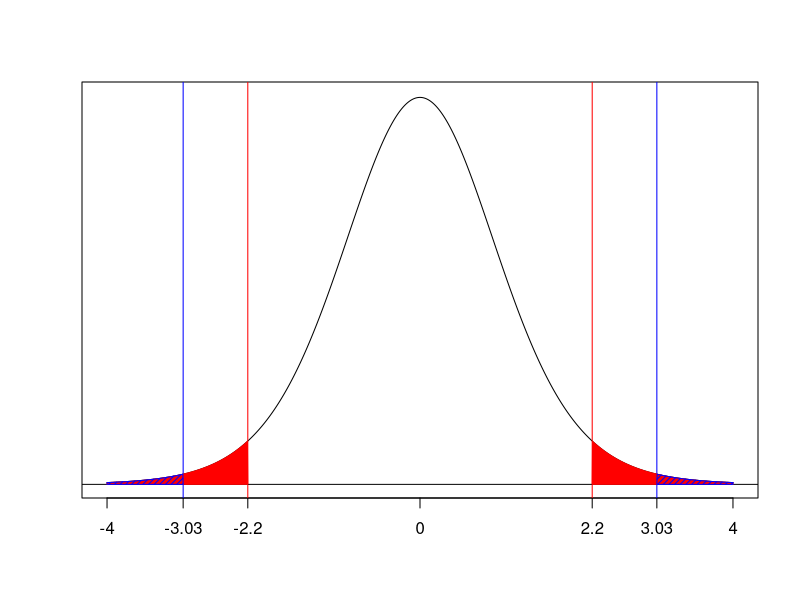
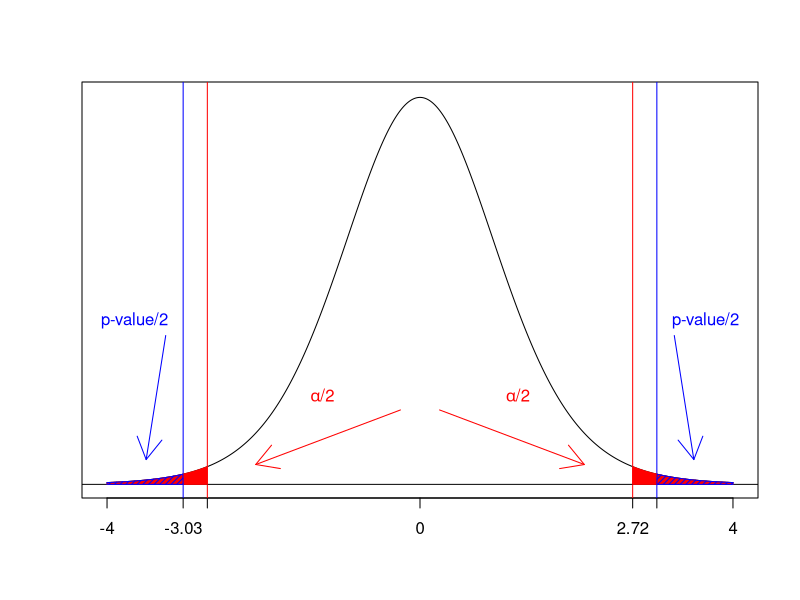
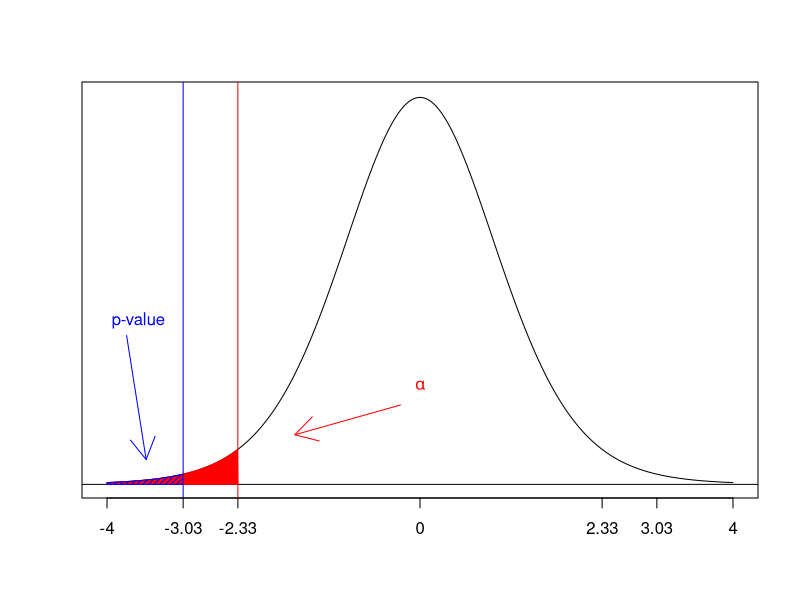
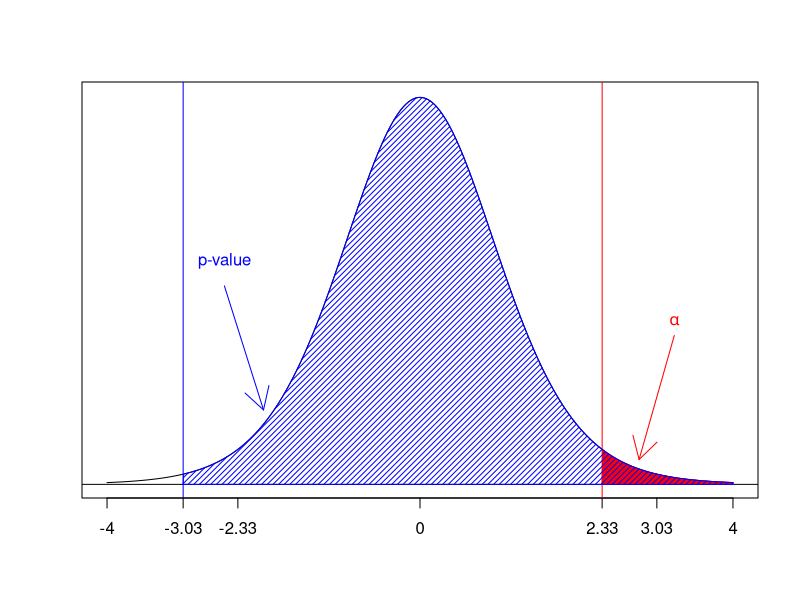
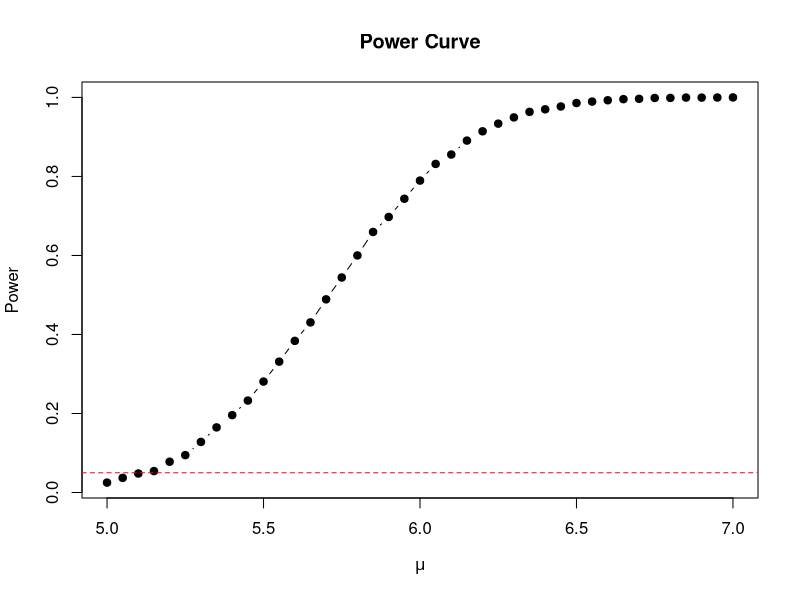
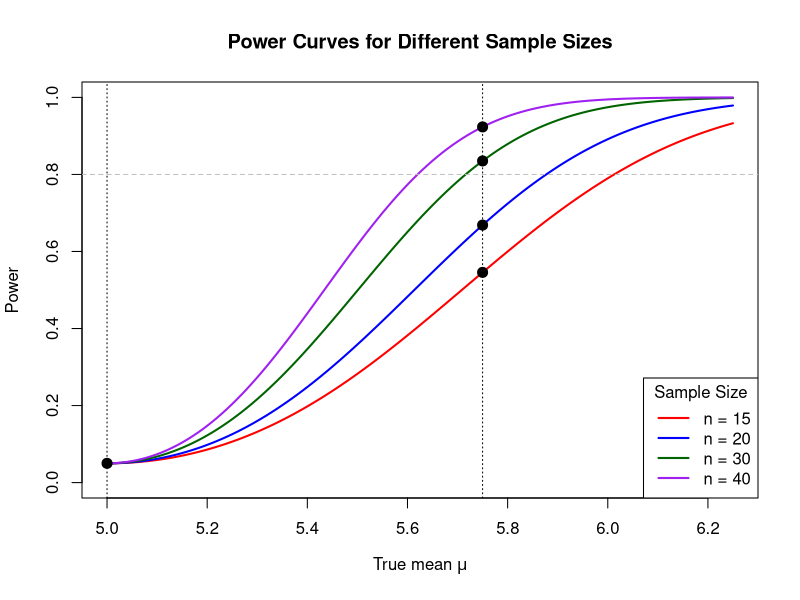
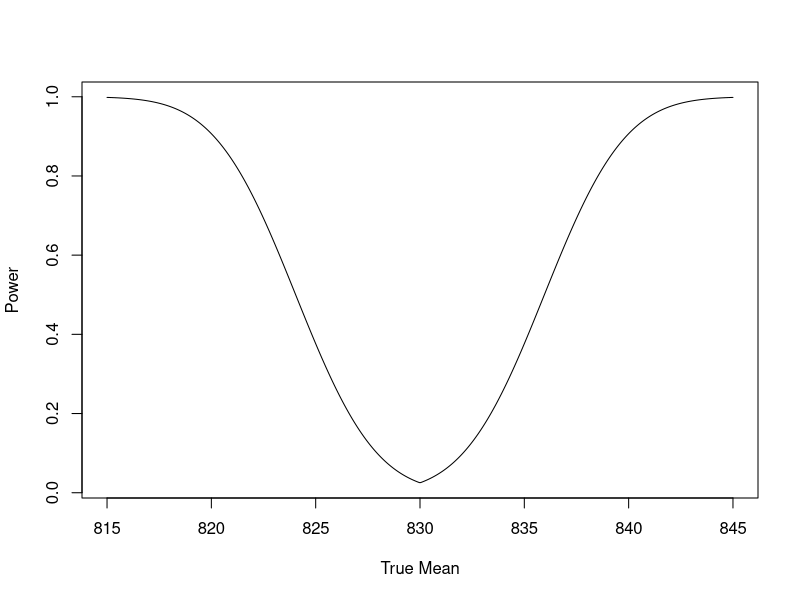
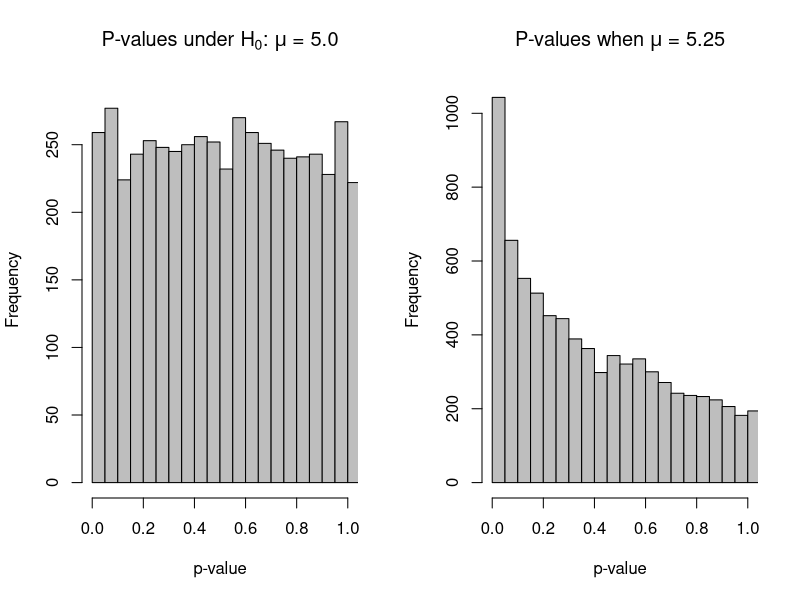

Write R code to recreate these figures, in order.
## ---- chunk 1
x = c(810, 805, 820, 830, 840, 815, 825, 835, 810, 820, 810, 825)
## ---- chunk 2
alpha  = 0.05
n      = length(x)
xbar   = mean(x)
s      = sd(x)
mu0    = 830
Tobs = (xbar - mu0) / (s / sqrt(n))
Tobs
## ---- chunk 3
tGrid  = seq(-4,4,length=1000)
tQuant = round(qt(1-alpha/2,n-1),3)
plot(tGrid,dt(tGrid, n-1),type='l',xlab='',ylab='',yaxt='n',xaxt = 'n')
axis(1, at = c(-4,-abs(Tobs),-tQuant,0,tQuant,abs(Tobs), 4),
      labels = round(c(-4,-abs(Tobs),-tQuant,0,tQuant,abs(Tobs), 4),2))
abline(v=Tobs,col='blue')
abline(v=-Tobs,col='blue')
abline(v=-tQuant,col='red')
abline(v=tQuant,col='red')
abline(h=0)
polygon(x = c(tGrid[tGrid>tQuant], max(tGrid), tQuant), 
        y = c(dt(tGrid[tGrid>tQuant], n-1),0,0),
        col="red",border='red')

polygon(x = c(min(tGrid),tGrid[tGrid< -tQuant],  -tQuant), 
        y = c(0, dt(tGrid[tGrid< -tQuant], n-1),0),
        col="red",border='red')
polygon(x = c(tGrid[tGrid>abs(Tobs)], max(tGrid), abs(Tobs)), 
        y = c(dt(tGrid[tGrid>abs(Tobs)], n-1),0,0),
        col="blue",border='blue',density=25)

polygon(x = c(min(tGrid),tGrid[tGrid< -abs(Tobs)],  -abs(Tobs)), 
        y = c(0, dt(tGrid[tGrid< -abs(Tobs)], n-1),0),
        col="blue",border='blue',density=25)

## ---- chunk 4
2 * (1 - pt(abs(Tobs), n - 1))
## ---- chunk 5
cVal = qt(1-alpha/2, df = n - 1)
cVal
## ---- chunk 6
t.test(x, mu = mu0, conf.level = 1-alpha)
## ---- chunk 7
alpha = .02

x = c(884,806,885,873,813,835,818,884,896,873,828,845,898,810,884,818,834,
      823,890,878,813,804,822,818,809,829,829,873,807,813)
y = c(901,885,834,908,903,825,857,833,892,824,855,837,843,849,907,848,851,
      886,864,900,869,864,877,842,914,915,826,870,821,885)

t.test(x, y, paired = TRUE, conf.level=1-alpha)
## ---- chunk 8
n = 150
x = 117
phat = x / n
p0 = 0.75
z_stat = (phat - p0) / sqrt(p0 * (1 - p0) / n)
z_stat
## ---- chunk 9
p_val = 2 * (1 - pnorm(abs(z_stat)))
p_val
## ---- chunk 10
z_alpha = qnorm(0.975)
z_alpha
## ---- chunk 11
prop.test(x = x, n = n, p = p0, conf.level = 0.95, correct = FALSE)
## ---- chunk 12
x = c(5.1, 4.9, 5.4, 5.2, 5.0, 4.8, 5.3, 5.2)
n = length(x)
s2 = var(x)
s2_0 = 0.10
## ---- chunk 13
tesTobs = (n - 1) * s2 / s2_0
p_val = 1 - pchisq(tesTobs, n - 1)
crit_val = qchisq(0.99, n - 1)
tesTobs
p_val
crit_val
## ---- chunk 14
### just to get the plots right
x = c(810, 805, 820, 830, 840, 815, 825, 835, 810, 820, 810, 825)
n      = length(x)
xbar   = mean(x)
s      = sd(x)
mu0    = 830
Tobs   = (xbar - mu0) / (s / sqrt(n))
tGrid  = seq(-4,4,length=1000)
## ---- chunk 15
tQuant = round(qt(1-alpha/2,n-1),3)
plot(tGrid,dt(tGrid, n-1),type='l',xlab='',ylab='',yaxt='n',xaxt = 'n')
axis(1, at = c(-4,-abs(Tobs),-tQuant,0,tQuant,abs(Tobs), 4),
      labels = round(c(-4,-abs(Tobs),-tQuant,0,tQuant,abs(Tobs), 4),2))
abline(v=Tobs,col='blue')
abline(v=-Tobs,col='blue')
abline(v=-tQuant,col='red')
abline(v=tQuant,col='red')
abline(h=0)
polygon(x = c(tGrid[tGrid>tQuant], max(tGrid), tQuant), 
        y = c(dt(tGrid[tGrid>tQuant], n-1),0,0),
        col="red",border='red')

polygon(x = c(min(tGrid),tGrid[tGrid< -tQuant],  -tQuant), 
        y = c(0, dt(tGrid[tGrid< -tQuant], n-1),0),
        col="red",border='red')
polygon(x = c(tGrid[tGrid>abs(Tobs)], max(tGrid), abs(Tobs)), 
        y = c(dt(tGrid[tGrid>abs(Tobs)], n-1),0,0),
        col="blue",border='blue',density=25)

polygon(x = c(min(tGrid),tGrid[tGrid< -abs(Tobs)],  -abs(Tobs)), 
        y = c(0, dt(tGrid[tGrid< -abs(Tobs)], n-1),0),
        col="blue",border='blue',density=25)

arrows(-0.25,.075,-2.1,.02, col='red')
arrows(0.25,.075,2.1,.02, col='red')
arrows(-3.25,.15,-3.5,.025, col ='blue')
arrows(3.25,.15,3.5,.025, col ='blue')
text(-3.65,.165,'p-value/2', col ='blue')
text(3.65,.165,'p-value/2', col ='blue')
#text(0,.1,expression(alpha),col='red')
text(-1.25,.09,expression(paste(alpha,'/2')),col='red')
text(1.25,.09,expression(paste(alpha,'/2')),col='red')
## ---- chunk 16
2*(1 - pt(abs(Tobs),n-1))
## ---- chunk 17
tQuant = round(qt(1-alpha,n-1),3)
plot(tGrid,dt(tGrid, n-1),type='l',xlab='',ylab='',yaxt='n',xaxt = 'n')
axis(1, at = c(-4,-abs(Tobs),-tQuant,0,tQuant,abs(Tobs), 4),
      labels = round(c(-4,-abs(Tobs),-tQuant,0,tQuant,abs(Tobs), 4),2))
abline(v=Tobs,col='blue')
#abline(v=-Tobs,col='blue')
abline(v=-tQuant,col='red')
#abline(v=tQuant,col='red')
abline(h=0)
#polygon(x = c(tGrid[tGrid>tQuant], max(tGrid), tQuant), 
#        y = c(dt(tGrid[tGrid>tQuant], n-1),0,0),
#        col="red",border='red')

polygon(x = c(min(tGrid),tGrid[tGrid< -tQuant],  -tQuant), 
        y = c(0, dt(tGrid[tGrid< -tQuant], n-1),0),
        col="red",border='red')
#polygon(x = c(tGrid[tGrid>abs(Tobs)], max(tGrid), abs(Tobs)), 
#        y = c(dt(tGrid[tGrid>abs(Tobs)], n-1),0,0),
#        col="blue",border='blue',density=25)

polygon(x = c(min(tGrid),tGrid[tGrid< -abs(Tobs)],  -abs(Tobs)), 
        y = c(0, dt(tGrid[tGrid< -abs(Tobs)], n-1),0),
        col="blue",border='blue',density=25)

arrows(-0.25,.08,-1.6,.05, col='red')
#arrows(0.25,.08,2,.05, col='red')
text(0,.1,expression(alpha),col='red')
arrows(-3.75,.15,-3.5,.025, col='blue')
text(-3.6,.165, 'p-value', col='blue')
#text(-1.25,.09,expression(paste(alpha,'/2')),col='red')
#text(1.25,.09,expression(paste(alpha,'/2')),col='red')
## ---- chunk 18
pt(Tobs,n-1)
## ---- chunk 19
tQuant = round(qt(1-alpha,n-1),3)
plot(tGrid,dt(tGrid, n-1),type='l',xlab='',ylab='',yaxt='n',xaxt = 'n')
axis(1, at = c(-4,-abs(Tobs),-tQuant,0,tQuant,abs(Tobs), 4),
      labels = round(c(-4,-abs(Tobs),-tQuant,0,tQuant,abs(Tobs), 4),2))
abline(v=Tobs,col='blue')
#abline(v=-Tobs,col='blue')
#abline(v=-tQuant,col='red')
abline(v=tQuant,col='red')
abline(h=0)
polygon(x = c(tGrid[tGrid>tQuant], max(tGrid), tQuant), 
        y = c(dt(tGrid[tGrid>tQuant], n-1),0,0),
        col="red",border='red')

#polygon(x = c(min(tGrid),tGrid[tGrid< -tQuant],  -tQuant), 
#        y = c(0, dt(tGrid[tGrid< -tQuant], n-1),0),
#        col="red",border='red')
polygon(x = c(tGrid[tGrid>Tobs], max(tGrid), Tobs), 
        y = c(dt(tGrid[tGrid>Tobs], n-1),0,0),
        col="blue",border='blue',density=25)

#polygon(x = c(min(tGrid),tGrid[tGrid< -abs(Tobs)],  -abs(Tobs)), 
#        y = c(0, dt(tGrid[tGrid< -abs(Tobs)], n-1),0),
#        col="blue",border='blue',density=25)

#arrows(-0.25,.08,-1.6,.05, col='red')
arrows(3.25,.15,2.8,.025, col='red')
text(3.25,.165,expression(alpha),col='red')
arrows(-2.5,.2,-2,.075, col='blue')
text(-2.5,.225, 'p-value', col='blue')
#text(-1.25,.09,expression(paste(alpha,'/2')),col='red')
#text(1.25,.09,expression(paste(alpha,'/2')),col='red')
## ---- chunk 20
1 - pt(Tobs,n-1)
## ---- chunk 21
# Function to compute values for a given value of mu
get_pvals = function(mu_true) {
  replicate(num_sims, {
    x = rnorm(n, mean = mu_true, sd = sigma)
    xbar = mean(x)
    se = sigma / sqrt(n)
    2 * (1 - pnorm(abs(xbar), mean = mu_null, sd = se))
  })
}

n        = 15
sigma    = 1.4
mu_null  = 5.0
mu_alt   = 5.25
alpha    = 0.05
num_sims = 10000
## ---- chunk 22
mu_vals = seq(5, 7, by = 0.05)
powers = sapply(mu_vals, function(mu) mean(get_pvals(mu) < alpha))

plot(mu_vals, powers, type = "b", pch = 19,
     xlab = expression(mu), ylab = "Power",
     main = "Power Curve")
abline(h = alpha, col = "red", lty = 2)
## ---- chunk 23
mu_vals = seq(5, 6.25, by = 0.01)
sigma = 1.4
alpha = 0.05
z_alpha = qnorm(1 - alpha / 2)

compute_power = function(n, mu0 = 5) {
  se = sigma / sqrt(n)
  lower = mu0 - z_alpha * se
  upper = mu0 + z_alpha * se
  sapply(mu_vals, function(mu) {
    pnorm(lower, mean = mu, sd = se) + (1 - pnorm(upper, mean = mu, sd = se))
  })
}

n_vals = c(15, 20, 30, 40)
colors = c("red", "blue", "darkgreen", "purple")

pwr_15 = compute_power(15)
mu_jj = match(5.75, mu_vals)
plot(mu_vals, pwr_15, type = "l", lwd = 2,
     xlab = expression("True mean " * mu), ylab = "Power",
     main = "Power Curves for Different Sample Sizes",
     col = colors[1], ylim = c(0, 1))
points(5.75, pwr_15[mu_jj], pch = 20, cex = 2)

for (i in 2:length(n_vals)) {
  pwr_i = compute_power(n_vals[i])
  lines(mu_vals, pwr_i, lwd = 2, col = colors[i])
  points(5.75, pwr_i[mu_jj], pch = 20, cex = 2)
}
points(5, 0.05, pch = 20, cex = 2)

legend("bottomright", legend = paste("n =", n_vals), col = colors,
       lwd = 2, title = "Sample Size")

abline(h = 0.80, lty = 2, col = "gray")
abline(v = 5, lty = 3)
abline(v = 5.75, lty = 3)
## ---- chunk 24
power.t.test(n = n, delta = 835 - 830, sd = s, sig.level = 0.05, 
  type = "one.sample", alternative = "two.sided")
## ---- chunk 25
power.t.test(power = 0.60, delta = 835 - 830, sd = s, sig.level = 0.05, 
  type = "one.sample", alternative = "two.sided")

## ---- chunk 26
delta_vec = seq(from = -15, to = 15, length = 500)
power_vec = power.t.test(n = n, delta = delta_vec, sd = s, sig.level = 0.05, 
  type = "one.sample", alternative = "two.sided")$power

plot(mu0 + delta_vec, power_vec, type = "l", xlab = "True Mean", ylab = "Power")
## ---- chunk 27
power.prop.test(n = 150, p1 = 0.70, p2 = 0.75, sig.level = 0.05, 
  alternative = "two.sided")
## ---- chunk 28
alpha = 0.01
s2_0 = 0.10       # Null value
s2_1 = 0.12       # True value under H_A

scale = s2_0 / s2_1  # Scaling factor
crit_val = qchisq(1 - alpha, n - 1)  # Critical value

power = 1 - pchisq(crit_val * scale, n - 1)
power
## ---- chunk 29
set.seed(123)

n        = 15
sigma    = 1.4
mu_null  = 5.0
mu_alt   = 5.25
alpha    = 0.05
num_sims = 10000

# P-value distributions under H_0 and (one specific case of) H_A
pvals_null = get_pvals(mu_null)
pvals_alt = get_pvals(mu_alt)

par(mfrow = c(1, 2))
hist(pvals_null, breaks = 30, col = "gray", 
     main = expression(paste("P-values under ", H[0], ": ", mu, " = 5.0")),
     xlab = "p-value", xlim = c(0, 1))
hist(pvals_alt, breaks = 30, col = "gray", 
     main = expression(paste("P-values when ", mu, " = 5.25")),
     xlab = "p-value", xlim = c(0, 1))
## ---- chunk 30
leaf = c(2.1, 2.5, 2.7, 2.8, 3.0, 3.1, 3.2, 3.5, 3.6, 4.0, 4.5, 5.2, 5.8, 6.4, 8.0)
## ---- chunk 31
x_bar = mean(leaf)
x_bar
## ---- chunk 32
leaf_centered = leaf - x_bar + 4
## ---- chunk 33
set.seed(123)
B = 10000
boot_means = replicate(B, mean(sample(leaf_centered, length(leaf), 
    replace = TRUE)))
## ---- chunk 34
obs_diff = abs(x_bar - 4)
p_val = mean(abs(boot_means - 4) >= obs_diff)
round(p_val, 4)
